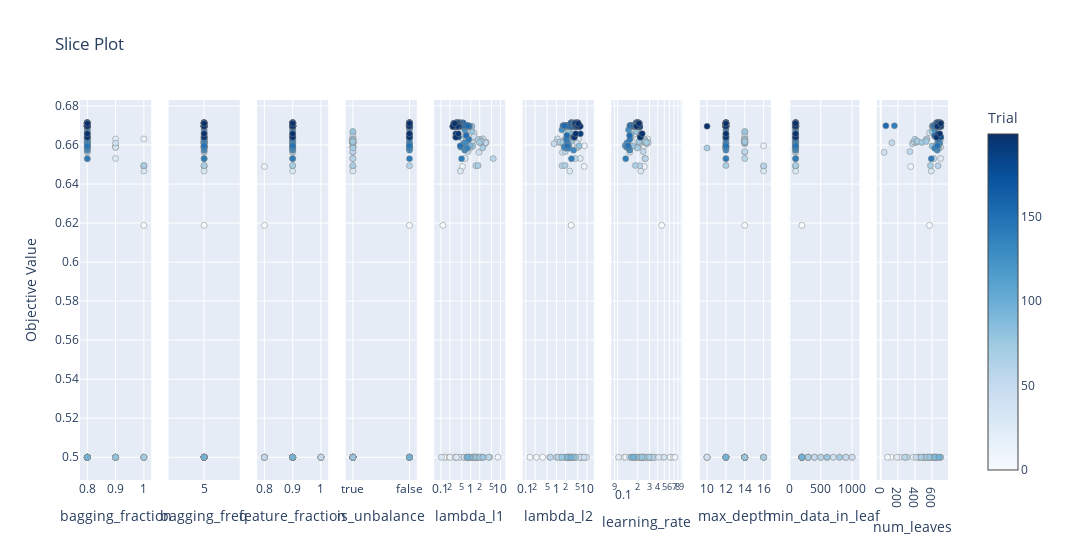

Here is the notebook cell this chart was saved with:
### Code cell
optuna.visualization.plot_slice(study)

### Figure 1 — Plotly figure (JSON) as saved in the notebook; plotly's stock layout.template omitted (floating-point values rounded to 4 significant figures; data arrays with more than 128 entries replaced by an {"elided": "..."} marker saying what was removed)
{"data": [{"marker": {"color": {"elided": "181 int values"}, "colorbar": {"title": {"text": "Trial"}, "x": 1, "xpad": 40}, "colorscale": [[0, "rgb(247,251,255)"], [0.125, "rgb(222,235,247)"], [0.25, "rgb(198,219,239)"], [0.375, "rgb(158,202,225)"], [0.5, "rgb(107,174,214)"], [0.625, "rgb(66,146,198)"], [0.75, "rgb(33,113,181)"], [0.875, "rgb(8,81,156)"], [1, "rgb(8,48,107)"]], "line": {"color": "Grey", "width": 0.5}, "showscale": true}, "mode": "markers", "showlegend": false, "type": "scatter", "x": {"elided": "181 float values"}, "xaxis": "x", "y": {"elided": "181 float values"}, "yaxis": "y"}, {"marker": {"color": {"elided": "181 int values"}, "colorbar": {"title": {"text": "Trial"}, "x": 1, "xpad": 40}, "colorscale": [[0, "rgb(247,251,255)"], [0.125, "rgb(222,235,247)"], [0.25, "rgb(198,219,239)"], [0.375, "rgb(158,202,225)"], [0.5, "rgb(107,174,214)"], [0.625, "rgb(66,146,198)"], [0.75, "rgb(33,113,181)"], [0.875, "rgb(8,81,156)"], [1, "rgb(8,48,107)"]], "line": {"color": "Grey", "width": 0.5}, "showscale": false}, "mode": "markers", "showlegend": false, "type": "scatter", "x": {"elided": "181 int values"}, "xaxis": "x2", "y": {"elided": "181 float values"}, "yaxis": "y2"}, {"marker": {"color": {"elided": "181 int values"}, "colorbar": {"title": {"text": "Trial"}, "x": 1, "xpad": 40}, "colorscale": [[0, "rgb(247,251,255)"], [0.125, "rgb(222,235,247)"], [0.25, "rgb(198,219,239)"], [0.375, "rgb(158,202,225)"], [0.5, "rgb(107,174,214)"], [0.625, "rgb(66,146,198)"], [0.75, "rgb(33,113,181)"], [0.875, "rgb(8,81,156)"], [1, "rgb(8,48,107)"]], "line": {"color": "Grey", "width": 0.5}, "showscale": false}, "mode": "markers", "showlegend": false, "type": "scatter", "x": {"elided": "181 float values"}, "xaxis": "x3", "y": {"elided": "181 float values"}, "yaxis": "y3"}, {"marker": {"color": {"elided": "181 int values"}, "colorbar": {"title": {"text": "Trial"}, "x": 1, "xpad": 40}, "colorscale": [[0, "rgb(247,251,255)"], [0.125, "rgb(222,235,247)"], [0.25, "rgb(198,219,239)"], [0.375, "rgb(158,202,225)"], [0.5, "rgb(107,174,214)"], [0.625, "rgb(66,146,198)"], [0.75, "rgb(33,113,181)"], [0.875, "rgb(8,81,156)"], [1, "rgb(8,48,107)"]], "line": {"color": "Grey", "width": 0.5}, "showscale": false}, "mode": "markers", "showlegend": false, "type": "scatter", "x": {"elided": "181 bool values"}, "xaxis": "x4", "y": {"elided": "181 float values"}, "yaxis": "y4"}, {"marker": {"color": {"elided": "181 int values"}, "colorbar": {"title": {"text": "Trial"}, "x": 1, "xpad": 40}, "colorscale": [[0, "rgb(247,251,255)"], [0.125, "rgb(222,235,247)"], [0.25, "rgb(198,219,239)"], [0.375, "rgb(158,202,225)"], [0.5, "rgb(107,174,214)"], [0.625, "rgb(66,146,198)"], [0.75, "rgb(33,113,181)"], [0.875, "rgb(8,81,156)"], [1, "rgb(8,48,107)"]], "line": {"color": "Grey", "width": 0.5}, "showscale": false}, "mode": "markers", "showlegend": false, "type": "scatter", "x": {"elided": "181 float values"}, "xaxis": "x5", "y": {"elided": "181 float values"}, "yaxis": "y5"}, {"marker": {"color": {"elided": "181 int values"}, "colorbar": {"title": {"text": "Trial"}, "x": 1, "xpad": 40}, "colorscale": [[0, "rgb(247,251,255)"], [0.125, "rgb(222,235,247)"], [0.25, "rgb(198,219,239)"], [0.375, "rgb(158,202,225)"], [0.5, "rgb(107,174,214)"], [0.625, "rgb(66,146,198)"], [0.75, "rgb(33,113,181)"], [0.875, "rgb(8,81,156)"], [1, "rgb(8,48,107)"]], "line": {"color": "Grey", "width": 0.5}, "showscale": false}, "mode": "markers", "showlegend": false, "type": "scatter", "x": {"elided": "181 float values"}, "xaxis": "x6", "y": {"elided": "181 float values"}, "yaxis": "y6"}, {"marker": {"color": {"elided": "181 int values"}, "colorbar": {"title": {"text": "Trial"}, "x": 1, "xpad": 40}, "colorscale": [[0, "rgb(247,251,255)"], [0.125, "rgb(222,235,247)"], [0.25, "rgb(198,219,239)"], [0.375, "rgb(158,202,225)"], [0.5, "rgb(107,174,214)"], [0.625, "rgb(66,146,198)"], [0.75, "rgb(33,113,181)"], [0.875, "rgb(8,81,156)"], [1, "rgb(8,48,107)"]], "line": {"color": "Grey", "width": 0.5}, "showscale": false}, "mode": "markers", "showlegend": false, "type": "scatter", "x": {"elided": "181 float values"}, "xaxis": "x7", "y": {"elided": "181 float values"}, "yaxis": "y7"}, {"marker": {"color": {"elided": "181 int values"}, "colorbar": {"title": {"text": "Trial"}, "x": 1, "xpad": 40}, "colorscale": [[0, "rgb(247,251,255)"], [0.125, "rgb(222,235,247)"], [0.25, "rgb(198,219,239)"], [0.375, "rgb(158,202,225)"], [0.5, "rgb(107,174,214)"], [0.625, "rgb(66,146,198)"], [0.75, "rgb(33,113,181)"], [0.875, "rgb(8,81,156)"], [1, "rgb(8,48,107)"]], "line": {"color": "Grey", "width": 0.5}, "showscale": false}, "mode": "markers", "showlegend": false, "type": "scatter", "x": {"elided": "181 int values"}, "xaxis": "x8", "y": {"elided": "181 float values"}, "yaxis": "y8"}, {"marker": {"color": {"elided": "181 int values"}, "colorbar": {"title": {"text": "Trial"}, "x": 1, "xpad": 40}, "colorscale": [[0, "rgb(247,251,255)"], [0.125, "rgb(222,235,247)"], [0.25, "rgb(198,219,239)"], [0.375, "rgb(158,202,225)"], [0.5, "rgb(107,174,214)"], [0.625, "rgb(66,146,198)"], [0.75, "rgb(33,113,181)"], [0.875, "rgb(8,81,156)"], [1, "rgb(8,48,107)"]], "line": {"color": "Grey", "width": 0.5}, "showscale": false}, "mode": "markers", "showlegend": false, "type": "scatter", "x": {"elided": "181 int values"}, "xaxis": "x9", "y": {"elided": "181 float values"}, "yaxis": "y9"}, {"marker": {"color": {"elided": "181 int values"}, "colorbar": {"title": {"text": "Trial"}, "x": 1, "xpad": 40}, "colorscale": [[0, "rgb(247,251,255)"], [0.125, "rgb(222,235,247)"], [0.25, "rgb(198,219,239)"], [0.375, "rgb(158,202,225)"], [0.5, "rgb(107,174,214)"], [0.625, "rgb(66,146,198)"], [0.75, "rgb(33,113,181)"], [0.875, "rgb(8,81,156)"], [1, "rgb(8,48,107)"]], "line": {"color": "Grey", "width": 0.5}, "showscale": false}, "mode": "markers", "showlegend": false, "type": "scatter", "x": {"elided": "181 int values"}, "xaxis": "x10", "y": {"elided": "181 float values"}, "yaxis": "y10"}], "layout": {"title": {"text": "Slice Plot"}, "width": 3000, "xaxis": {"anchor": "y", "domain": [0, 0.082], "title": {"text": "bagging_fraction"}}, "xaxis10": {"anchor": "y10", "domain": [0.918, 1.0], "title": {"text": "num_leaves"}}, "xaxis2": {"anchor": "y2", "categoryarray": [5], "categoryorder": "array", "domain": [0.102, 0.184], "title": {"text": "bagging_freq"}, "type": "category"}, "xaxis3": {"anchor": "y3", "domain": [0.204, 0.286], "title": {"text": "feature_fraction"}}, "xaxis4": {"anchor": "y4", "categoryarray": [true, false], "categoryorder": "array", "domain": [0.306, 0.388], "title": {"text": "is_unbalance"}, "type": "category"}, "xaxis5": {"anchor": "y5", "domain": [0.408, 0.49], "title": {"text": "lambda_l1"}, "type": "log"}, "xaxis6": {"anchor": "y6", "domain": [0.51, 0.592], "title": {"text": "lambda_l2"}, "type": "log"}, "xaxis7": {"anchor": "y7", "domain": [0.612, 0.694], "title": {"text": "learning_rate"}, "type": "log"}, "xaxis8": {"anchor": "y8", "domain": [0.714, 0.796], "title": {"text": "max_depth"}}, "xaxis9": {"anchor": "y9", "domain": [0.816, 0.898], "title": {"text": "min_data_in_leaf"}}, "yaxis": {"anchor": "x", "domain": [0, 1], "title": {"text": "Objective Value"}}, "yaxis10": {"anchor": "x10", "domain": [0, 1], "matches": "y", "showticklabels": false}, "yaxis2": {"anchor": "x2", "domain": [0, 1], "matches": "y", "showticklabels": false}, "yaxis3": {"anchor": "x3", "domain": [0, 1], "matches": "y", "showticklabels": false}, "yaxis4": {"anchor": "x4", "domain": [0, 1], "matches": "y", "showticklabels": false}, "yaxis5": {"anchor": "x5", "domain": [0, 1], "matches": "y", "showticklabels": false}, "yaxis6": {"anchor": "x6", "domain": [0, 1], "matches": "y", "showticklabels": false}, "yaxis7": {"anchor": "x7", "domain": [0, 1], "matches": "y", "showticklabels": false}, "yaxis8": {"anchor": "x8", "domain": [0, 1], "matches": "y", "showticklabels": false}, "yaxis9": {"anchor": "x9", "domain": [0, 1], "matches": "y", "showticklabels": false}}}
